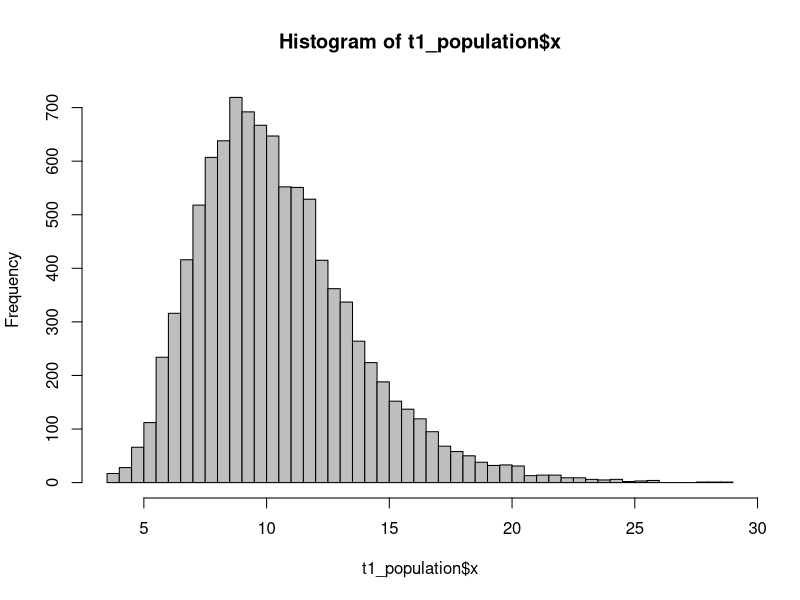

Recreate this plot in R.
## ---- chunk 1
knitr::opts_chunk$set(echo = TRUE)
## ---- chunk 2
# remember to set your working directory if needed!
# setwd("unit_1")
t1_population = read.csv("data/w1t1.csv")
hist(t1_population$x, breaks=50, col="gray")
## ---- chunk 3
n = nrow(t1_population)
(mu = mean(t1_population$x))
sq_diff = (t1_population$x - mu)^2 # squared deviations from the mean
numerator = sum(sq_diff)
(sigma = sqrt(numerator/n))

# or all on one line:
sqrt(sum((t1_population$x - mean(t1_population$x))^2) / nrow(t1_population))
## ---- chunk 4
n = 25
samp = sample(t1_population$x, n)
mean(samp)
sd(samp)
## ---- chunk 5
n = 25
# take a sample
my_sample = sample(t1_population$x, n)

# get the standard error
samp_sd = sd(my_sample)
st_err = samp_sd/sqrt(n)

# compute quantiles from the t-distribution
# because this is a sample!
# why 0.975?? (hint: this is a 2-sided confidence interval)
(quant = qt(0.975, df = n - 1))

# compute mean and confidence limits, save in a data.frame
# change "yourname" to be your actual name
samp_mean = mean(my_sample)
my_stats = data.frame(name = "yourname", mean = samp_mean, sd = samp_sd,
					  lower = samp_mean - quant * st_err, 
					  upper = samp_mean + quant * st_err)
# save the file to your computer, in the unit_1 folder, so we can share them
# replace "yourname" with your name
# write.csv(my_stats, "yourname_t1c.csv")
## ---- chunk 6
# You may have to set or change your working directory, or change the file name to include the folder as well
fish = read.csv("data/coral_fish.csv")
str(fish)
head(fish)
## ---- chunk 7
with(fish, tapply(richness, type, mean))
## ---- chunk 8
conf_interval = function(x, alpha = 0.05) {
	# the default is a 95% confidence interval, can be changed when you call the function
	n = length(x)
	xbar = mean(x)
	sem = sd(x)/sqrt(n) # standard error
	# half of alpha comes from each side of the distribution
	t_vals = qt(c(alpha/2, 1-alpha/2), n -1)
	# compute the CI
	ci = xbar + sem * t_vals
	names(ci) = c("lower", "upper")
	return(ci)
}

# use tapply to get a confidence interval for both types
with(fish, tapply(richness, type, conf_interval))

# change alpha to 0.01, getting a 99% CI
with(fish, tapply(richness, type, conf_interval, alpha = 0.01))
